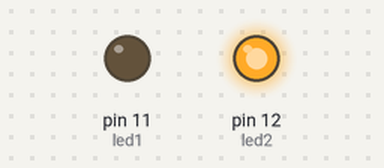
The sketch below on a simulated Arduino Uno, built with avr-gcc and run on an emulated ATmega328P. Parts: output pins drawn as LEDs (lit = HIGH).

Above: at 1.5 s.
At 5.5 s:
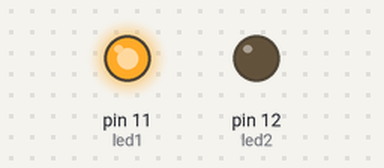
At 7.5 s:
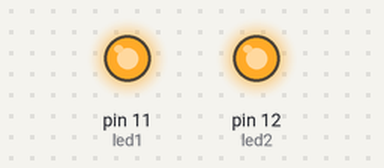
At 11.0 s:
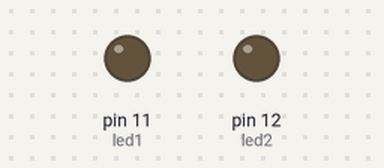
Timing chart, 0 to 13.0 s (numbered marks = the images above):
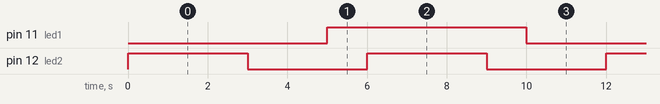

The sketch:

es1.ino
```cpp
#include <TimerOne.h>

const int led1 = 11;
const int led2 = 12;

int statoLed1 = 0;
int statoLed2 = 0;

void setup() {

  pinMode(led1,OUTPUT);
  pinMode(led2,OUTPUT);

  Timer1.initialize(5000000); // 5 secondi
  Timer1.attachInterrupt(blinkLed);

}

void blinkLed()
{

  if(statoLed1 == 0)
    statoLed1 = 1;
  else
    statoLed1 = 0;

  digitalWrite(led1,statoLed1);
}

void loop() {

  statoLed2 = !statoLed2;
  digitalWrite(led2,statoLed2);

  delay(3000); // 3 secondi
}
```

Measured:
- by itself, pin 11 (led1): alternates HIGH for 5.0 s and LOW for 5.0 s
- by itself, pin 12 (led2): alternates HIGH for 3.0 s and LOW for 3.0 s
- by itself, everything shown: repeats every 30.0 s, in 16 steps
